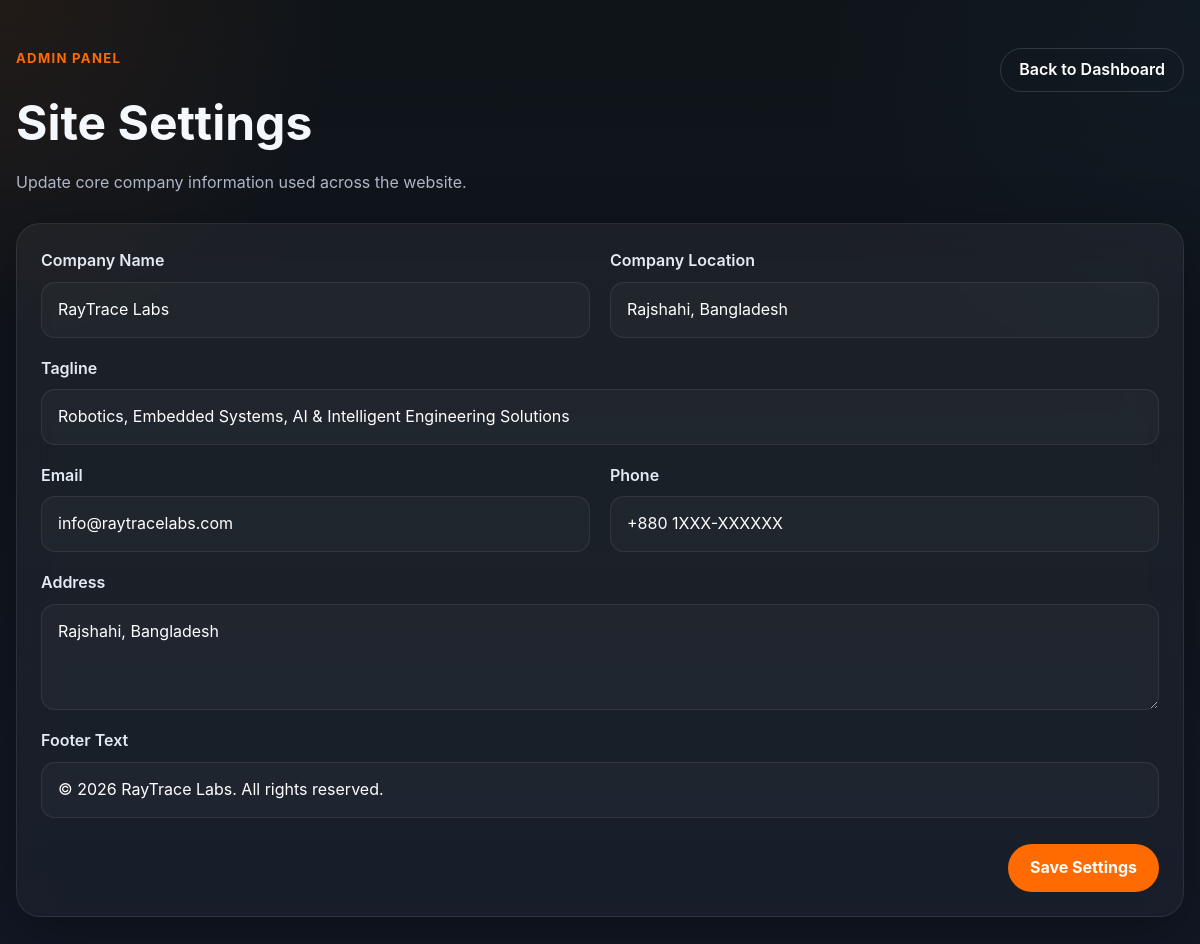
Page /admin/settings (signed in) on the committed database.
### tables this page shows
CREATE TABLE site_settings (
            id INTEGER PRIMARY KEY AUTOINCREMENT,
            key TEXT NOT NULL UNIQUE,
            value TEXT
        );

### app.py (the view, shortened to what this page needs)
@app.route("/admin/settings", methods=["GET", "POST"])
@admin_login_required
def admin_settings():
    settings_data = {
        "site_name": get_setting("site_name", "RayTrace Labs"),
        "site_tagline": get_setting("site_tagline", "Robotics, Embedded Systems, AI & Intelligent Engineering Solutions"),
        "contact_email": get_setting("contact_email", "info@raytracelabs.com"),
        "contact_phone": get_setting("contact_phone", "+880 1XXX-XXXXXX"),
        "contact_address": get_setting("contact_address", "Rajshahi, Bangladesh"),
        "footer_text": get_setting("footer_text", "© 2026 RayTrace Labs. All rights reserved."),
        "site_location": get_setting("site_location", "Rajshahi, Bangladesh"),
    }
    return render_template("admin/settings.html", settings_data=settings_data)

### app.py (called while the page is built)
@app.context_processor
def inject_site_data():
    return {
        "global_site_name": get_setting("site_name", "RayTrace Labs"),
        "global_site_tagline": get_setting(
            "site_tagline",
            "Robotics, Embedded Systems, AI & Intelligent Engineering Solutions"
        ),
        "global_site_location": get_setting("site_location", "Rajshahi, Bangladesh"),
        "global_footer_text": get_setting(
            "footer_text",
            "© 2026 RayTrace Labs. All rights reserved."
        ),
    }

def get_setting(key, default_value=""):
    row = query_one("SELECT value FROM site_settings WHERE key = ?", (key,))
    return row["value"] if row else default_value

def admin_login_required(view_func):
    @wraps(view_func)
    def wrapper(*args, **kwargs):
        if not session.get("admin_logged_in"):
            return redirect(url_for("home"))
        return view_func(*args, **kwargs)
    return wrapper

### database.py (called while the page is built)
def get_connection():
    conn = sqlite3.connect(DB_PATH)
    conn.row_factory = sqlite3.Row
    return conn

def query_one(sql, params=()):
    conn = get_connection()
    try:
        row = conn.execute(sql, params).fetchone()
        return row
    finally:
        conn.close()

### templates/admin/settings.html
{% extends "base.html" %}
{% block content %}
<section class="admin-page">
    <div class="container">
        <div class="admin-topbar">
            <div>
                <p class="eyebrow">Admin Panel</p>
                <h1>Site Settings</h1>
                <p class="admin-subtext">
                    Update core company information used across the website.
                </p>
            </div>
            <div class="admin-topbar-actions">
                <a href="{{ url_for('admin_dashboard') }}" class="btn-outline">Back to Dashboard</a>
            </div>
        </div>
        <div class="admin-panel-card">
            <form method="POST" class="admin-form-grid">
                <div class="form-group">
                    <label for="site_name">Company Name</label>
                    <input type="text" id="site_name" name="site_name" value="{{ settings_data.site_name }}">
                </div>
                <div class="form-group">
                    <label for="site_location">Company Location</label>
                    <input type="text" id="site_location" name="site_location" value="{{ settings_data.site_location }}">
                </div>
                <div class="form-group form-group-full">
                    <label for="site_tagline">Tagline</label>
                    <input type="text" id="site_tagline" name="site_tagline" value="{{ settings_data.site_tagline }}">
                </div>
                <div class="form-group">
                    <label for="contact_email">Email</label>
                    <input type="email" id="contact_email" name="contact_email" value="{{ settings_data.contact_email }}">
                </div>
                <div class="form-group">
                    <label for="contact_phone">Phone</label>
                    <input type="text" id="contact_phone" name="contact_phone" value="{{ settings_data.contact_phone }}">
                </div>
                <div class="form-group form-group-full">
                    <label for="contact_address">Address</label>
                    <textarea id="contact_address" name="contact_address" rows="3">{{ settings_data.contact_address }}</textarea>
                </div>
                <div class="form-group form-group-full">
                    <label for="footer_text">Footer Text</label>
                    <input type="text" id="footer_text" name="footer_text" value="{{ settings_data.footer_text }}">
                </div>
                <div class="form-actions">
                    <button type="submit" class="btn-primary">Save Settings</button>
                </div>
            </form>
        </div>
    </div>
</section>
{% endblock %}

### static/css/style.css (style rules this page uses)
:root { --bg: #0F1419; --surface: #1a1f2e; --surface-2: #202637; --text: #f4f7fb; --muted: #aeb8c7; --primary: #FF6B00; --primary-dark: #db5d00; --navy: #1A3A52; --border: rgba(255,255,255,0.08); --shadow: 0 20px 60px rgba(0, 0, 0, 0.35); --radius-lg: 26px; --radius-md: 18px; --radius-sm: 12px; --container: 1180px; --transition: 0.3s ease; }
* { margin: 0; padding: 0; box-sizing: border-box; }
html { scroll-behavior: smooth; }
body { font-family: -apple-system, BlinkMacSystemFont, "Segoe UI", Arial, sans-serif; background: radial-gradient(circle at top left, rgba(255,107,0,0.10), transparent 25%), radial-gradient(circle at top right, rgba(26,58,82,0.18), transparent 30%), linear-gradient(180deg, #0F1419 0%, #121825 100%); color: var(--text); line-height: 1.6; }
a { color: inherit; text-decoration: none; }
button, input, textarea { font: inherit; }
.container { width: min(100% - 32px, var(--container)); margin: 0 auto; }
.eyebrow { color: var(--primary); text-transform: uppercase; letter-spacing: 0.1em; font-size: 0.82rem; font-weight: 700; margin-bottom: 16px; }
.btn-primary, .btn-secondary { display: inline-flex; align-items: center; justify-content: center; min-height: 48px; padding: 0 22px; border-radius: 999px; border: none; cursor: pointer; transition: transform var(--transition), background var(--transition), border-color var(--transition); }
.btn-primary { background: var(--primary); color: white; font-weight: 700; }
.form-group { display: grid; gap: 8px; }
.form-group label { font-weight: 600; color: #e3eaf2; }
.form-group input, .form-group textarea { width: 100%; padding: 14px 16px; border-radius: 14px; border: 1px solid rgba(255,255,255,0.08); background: rgba(255,255,255,0.03); color: white; outline: none; }
.btn-outline { display: inline-flex; align-items: center; justify-content: center; min-height: 44px; padding: 0 18px; border-radius: 999px; border: 1px solid rgba(255,255,255,0.14); color: white; font-weight: 600; transition: transform var(--transition), border-color var(--transition); }
.admin-page { padding: 48px 0 72px; min-height: 100vh; background: radial-gradient(circle at top left, rgba(255,107,0,0.08), transparent 22%), radial-gradient(circle at top right, rgba(26,58,82,0.16), transparent 25%), linear-gradient(180deg, #0F1419 0%, #121825 100%); }
.admin-topbar { display: flex; align-items: flex-start; justify-content: space-between; gap: 20px; margin-bottom: 28px; }
.admin-topbar h1 { font-size: clamp(2rem, 4vw, 3rem); margin-bottom: 8px; }
.admin-subtext { color: var(--muted); }
.admin-topbar-actions { display: flex; gap: 12px; flex-wrap: wrap; }
.admin-stat-card, .admin-panel-card { background: linear-gradient(180deg, rgba(255,255,255,0.05), rgba(255,255,255,0.03)); border: 1px solid rgba(255,255,255,0.08); backdrop-filter: blur(18px); box-shadow: var(--shadow); }
.admin-panel-card { border-radius: 24px; padding: 24px; }
.admin-form-grid { display: grid; grid-template-columns: repeat(2, 1fr); gap: 18px 20px; }
.form-group-full { grid-column: 1 / -1; }
.form-actions { grid-column: 1 / -1; display: flex; justify-content: flex-end; gap: 12px; flex-wrap: wrap; margin-top: 8px; }

### rows in the picture
site_settings: site_name "RayTrace Labs"
site_settings: site_location "Rajshahi, Bangladesh"
site_settings: site_tagline "Robotics, Embedded Systems, AI & Intelligent Engineering Solutions"
site_settings: contact_email "info@raytracelabs.com"
site_settings: contact_phone "+880 1XXX-XXXXXX"
site_settings: contact_address "Rajshahi, Bangladesh"
